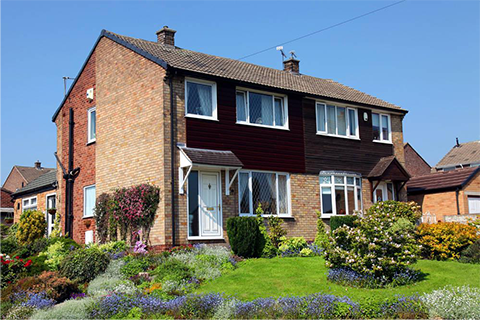
#> input picture icons/example.png, 480 x 320 px, found by its file name
$ python UI.py
#> lines starting #> are read from the running program, lines starting #| are printed output that depends on the picture
import numpy as np
import cv2
import cvui

img_path=".\\icons\\example.png"
img=cv2.imread(img_path)
#> img is the input picture: shape (320, 480, 3); mean B, G, R 123.2, 124.8, 114.2
img2=img
state=0

(B,G,R)=cv2.split(img)  #将图像分为RGB
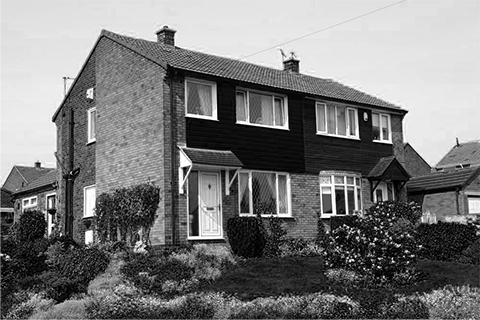
#> B: shape (320, 480); min 0, max 255, mean 123.2
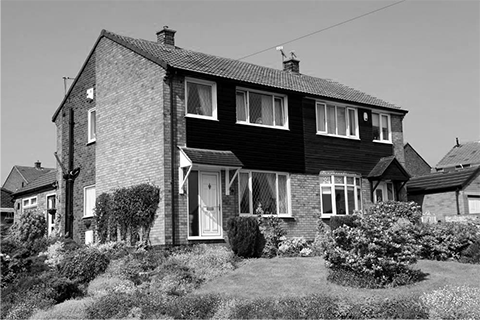
#> G: shape (320, 480); min 0, max 255, mean 124.8
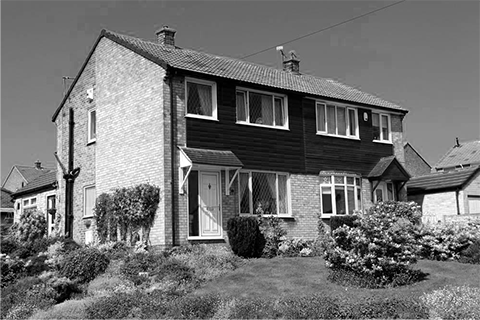
#> R: shape (320, 480); min 0, max 255, mean 114.2
Light=0.3   #亮度初值
Contrast=80 #对比度初值
CheckState=[False]
r=[0]
g=[0]
b=[0]

icon_path=".\\icons\\ban.png"
icon=cv2.imread(icon_path)
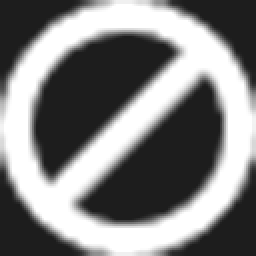
#> input picture icons/ban.png, 128 x 128 px, found by its file name (shown 2 times larger)
#> icon is the input picture: shape (128, 128, 3); min 29, max 255, mean 128

cv2.namedWindow('Picture')
cvui.init('Picture')
#> (this line was passed over: cvui is not available in this run)

#定义各个界面的操作
def state0():
    if(cvui.button(img2,10,10,'RGB')):
        Button1()

def state1():
    cvui.image(img2,10,100,icon)
    if(cvui.button(img2,10,10,'Back')):
        Button2()
    cvui.window(img2,360,50,110,230,'RGB')
    cvui.checkbox(img,370,80,'Save',CheckState)
    cvui.trackbar(img2,370,120,100,r,-100,100)
    cvui.trackbar(img2,370,160,100,g,-100,100)
    cvui.trackbar(img2,370,200,100,b,-100,100)
    if(cvui.mouse(cvui.CLICK) and 10<=cvui.mouse().x<=42 and 280<=cvui.mouse().y<=308):
        print('icon clicked at '+str(cvui.mouse().x)+','+str(cvui.mouse().y))
        CheckState[0]=True


#更新界面函数 通过state的不同来选择不同的界面函数
def UpdateState():
    global img,img2,CheckState
    img=cv2.merge([np.uint8(np.clip((B*(b[0]/50+1)),0,255)),np.uint8(np.clip((G*(g[0]/50+1)),0,255)),np.uint8(np.clip((R*(r[0]/50+1)),0,255))])
    img2=img
    if(CheckState[0]):
        SavePicture()
        CheckState[0]=False
    if(state==0):
        state0()
    elif(state==1):
        state1()

#按钮 一般用来修改state的值
def Button1():
    global state
    state=1

def Button2():
    global state
    state=0

#自定义函数 用于实现不同的功能
def SavePicture():
    cv2.imwrite('.\\icons\\saved.png',img)

while (True):
    cvui.printf(img2,0,0,0.4,0xff0000,str(state))
#> (this line was passed over: cvui is not available in this run)
    UpdateState()
#> (the call stopped at in state0, `if(cvui.button(img2,10,10,'RGB')):`: cvui is not available in this run)
    cvui.update('Picture')
#> (this line was passed over: cvui is not available in this run)
    cv2.imshow('Picture',img2)

    if cv2.waitKey(30)==27:
#> (key Esc is pressed here)
        break
cv2.destroyAllWindows()
